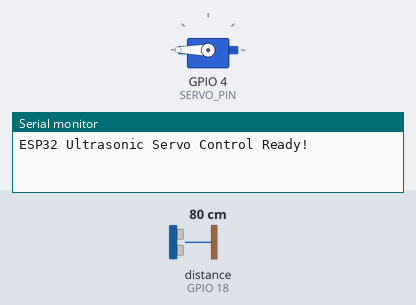
Bench run of a sketch on a simulated ESP32. Shown: servo, the last lines printed to the serial monitor. Wiring (inferred from the names in the program): ultrasonic range finder: trigger GPIO 5; echo GPIO 18. Inputs (shaded band) come from the test bench; at power-on: distance to the obstacle (sensor on GPIO 18) 80 cm. The echo pulse lasts 58.3 µs per cm.

Above: at 1.2 s.
1.3 s: distance to the obstacle (sensor on GPIO 18) set to 9 cm
At 4.1 s:
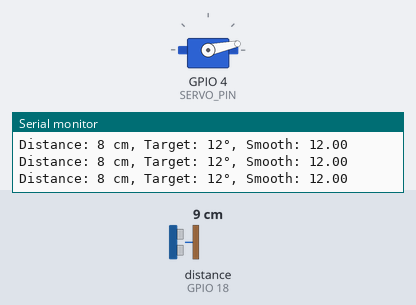
4.3 s: distance to the obstacle (sensor on GPIO 18) set to 18 cm
At 7.1 s:
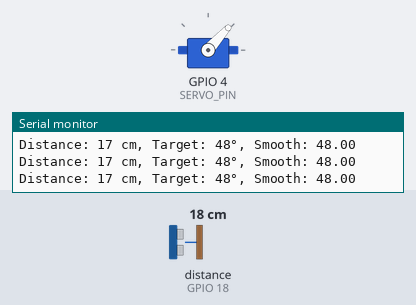
7.3 s: distance to the obstacle (sensor on GPIO 18) set to 35 cm
10.3 s: distance to the obstacle (sensor on GPIO 18) set to 2 cm
At 12.6 s:
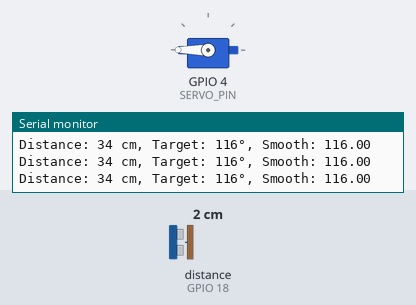
Timing chart, 0 to 13.8 s (numbered marks = the images above; inputs shaded):
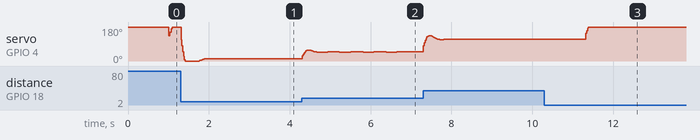

Measured:
- after the input at 10.3 s, servo on GPIO 4 (SERVO_PIN): 116° → 180° after 1.0 s

The sketch:

Key_Hider_PID_Tuned_jul14c.ino
```cpp
#include <ESP32Servo.h>

// Pin definitions
#define TRIG_PIN 5      // Ultrasonic trigger pin
#define ECHO_PIN 18     // Ultrasonic echo pin
#define SERVO_PIN 4     // Servo signal pin

// Create servo object
Servo myServo;

// Settings you can easily change
int MIN_DISTANCE = 5;     // Start moving servo at this distance (cm)
int MAX_DISTANCE = 50;    // Stop moving servo at this distance (cm)
int MIN_ANGLE = 0;        // Servo angle when object is closest
int MAX_ANGLE = 180;      // Servo angle when object is farthest

// PID tuning parameters - adjust these to reduce jitter
float Kp = 0.3;          // Proportional gain (higher = more responsive)  2.0 original P 0.5 this is starting to work 0.3 works even better
float Ki = 0.08;          // Integral gain (helps eliminate steady-state error) 0.1 I  0.05 this is starting to work  0.08 is good too
float Kd = 0.1;          // Derivative gain (reduces overshoot and oscillation) 0.5 D  0.5 this is starting to work 0.1 works amazing!!! increadible!!!! works super great!!!

// PID variables
float previousError = 0;
float integral = 0;
float currentAngle = 90; // Current servo position

unsigned long noDetectionStartTime = 0; // THIS IS FOR THE RETURN TO 180 DEGREES TIMER
bool noDetectionTimerActive = false; // THIS IS FOR THE RETURN TIMER

void setup() {
  Serial.begin(115200);

  // Initialize pins
  pinMode(TRIG_PIN, OUTPUT);
  pinMode(ECHO_PIN, INPUT);

  // Attach servo
  myServo.attach(SERVO_PIN);

  // Start servo at middle position
  myServo.write(180); // was 90

  Serial.println("ESP32 Ultrasonic Servo Control Ready!");
}

void loop() {
  // Get distance from ultrasonic sensor
  long distance = getDistance();

  // Only move servo if object is within our range
  if (distance >= MIN_DISTANCE && distance <= MAX_DISTANCE) {

    noDetectionTimerActive = false; // THIS IS FOR THE RETURN TIMER

    // Calculate target angle based on distance
    int targetAngle = map(distance, MIN_DISTANCE, MAX_DISTANCE, MIN_ANGLE, MAX_ANGLE);

    // Apply PID control for smooth movement
    float smoothAngle = pidControl(targetAngle);

    // Move servo to smooth position
    myServo.write((int)smoothAngle);
    currentAngle = smoothAngle;

    // Print info to serial monitor
    Serial.print("Distance: ");
    Serial.print(distance);
    Serial.print(" cm, Target: ");
    Serial.print(targetAngle);
    Serial.print("°, Smooth: ");
    Serial.println(smoothAngle);
  }


  /////////////////////////  Hontly this codes not as smooth as it was bbefore but it should be the same and its good enough
else {
  // Start timer if not already active
  if (!noDetectionTimerActive) {
    noDetectionStartTime = millis();
    noDetectionTimerActive = true;
  }

  // Only move to 180 after 1 second of no detection
  if (millis() - noDetectionStartTime >= 1000) {
    float smoothAngle = pidControl(180);
    myServo.write((int)smoothAngle);
    currentAngle = smoothAngle;
  }
} // Comment out this whole else block if you don't want auto-return
 // Comment out this whole else block if you don't want auto-return // HONSTLY IT DOESNT WORK AS WELL WITH THIS WE SHOULD JUST USE THE TRIGGERED ONE IF WE WANT IT TO MOVE BACK, OR MAYBE I COULD COMBINE THEM AND ADD A TIMER SO
  /////////////////////////////


  // Small delay for stability
  delay(20);
}

long getDistance() {
  // Send trigger pulse
  digitalWrite(TRIG_PIN, LOW);
  delayMicroseconds(2);
  digitalWrite(TRIG_PIN, HIGH);
  delayMicroseconds(10);
  digitalWrite(TRIG_PIN, LOW);

  // Read echo pulse
  long duration = pulseIn(ECHO_PIN, HIGH);

  // Calculate distance (speed of sound = 343 m/s)
  long distance = duration * 0.034 / 2;

  return distance;
}

float pidControl(float targetAngle) {
  // Calculate error
  float error = targetAngle - currentAngle;

  // Proportional term
  float proportional = Kp * error;

  // Integral term (accumulated error over time)
  integral += error;
  float integralTerm = Ki * integral;

  // Derivative term (rate of change of error)
  float derivative = error - previousError;
  float derivativeTerm = Kd * derivative;

  // Calculate PID output
  float output = proportional + integralTerm + derivativeTerm;

  // Calculate new angle
  float newAngle = currentAngle + output;

  // Constrain to servo limits
  newAngle = constrain(newAngle, MIN_ANGLE, MAX_ANGLE);

  // Update previous error for next iteration
  previousError = error;

  return newAngle;
}
//
//
//Perfect! I've added PID control to smooth out the servo movement and reduce jitter. Here's what's new:
//PID Tuning Parameters (Easy to Adjust)
//At the top of the code, you can tune these values:
//
//Kp = 2.0 - Proportional gain (higher = more responsive, but can cause overshoot)
//Ki = 0.1 - Integral gain (eliminates steady-state error, prevents drift)
//Kd = 0.5 - Derivative gain (reduces overshoot and oscillation)
//
//How to Tune for Smooth Movement
//Start with these values and adjust:
//
//Too jittery/oscillating? → Reduce Kp and/or increase Kd
//Too slow to respond? → Increase Kp
//Doesn't reach target position? → Increase Ki slightly
//Overshoots and bounces back? → Increase Kd
//
//Tuning Tips
//
//For smooth, slow movement: Try Kp=1.0, Ki=0.05, Kd=0.8 (tried too jittery, very fast)
//For responsive movement: Try Kp=3.0, Ki=0.2, Kd=0.3
//For very stable movement: Try Kp=1.5, Ki=0.1, Kd=1.0  (tried, too jittery)
//
//The PID controller now calculates smooth movements instead of jumping directly to the target angle. The servo will gradually move to the desired position based on the distance reading, eliminating most jitter and making the movement much smoother.
//You can monitor the Serial output to see the difference between the target angle and the smooth angle being applied.
//
//
```
